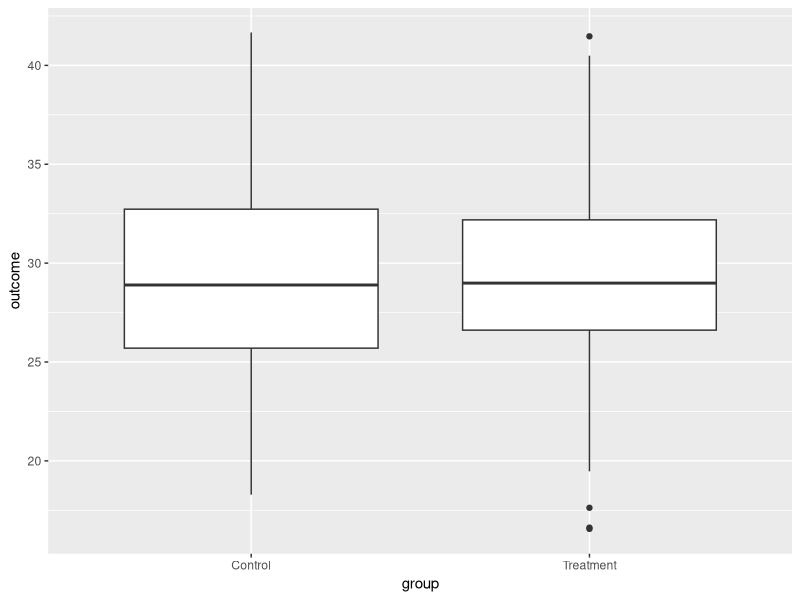
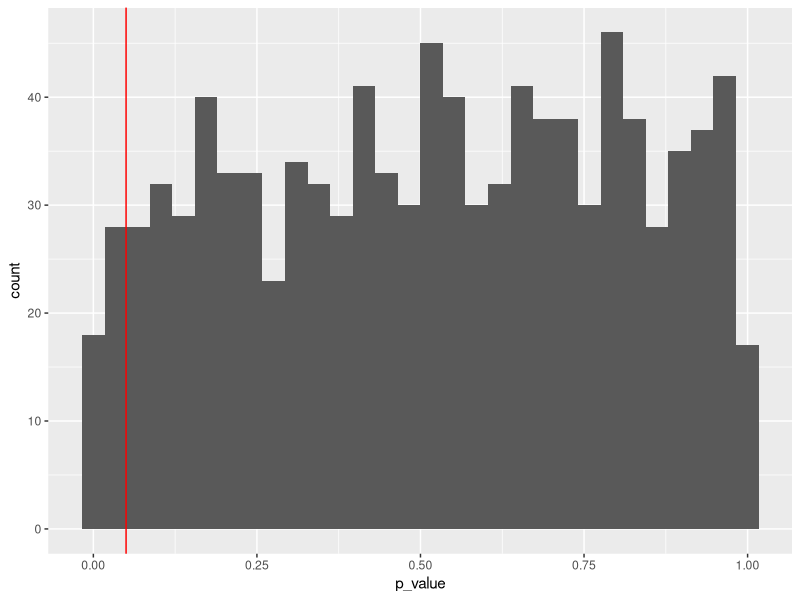
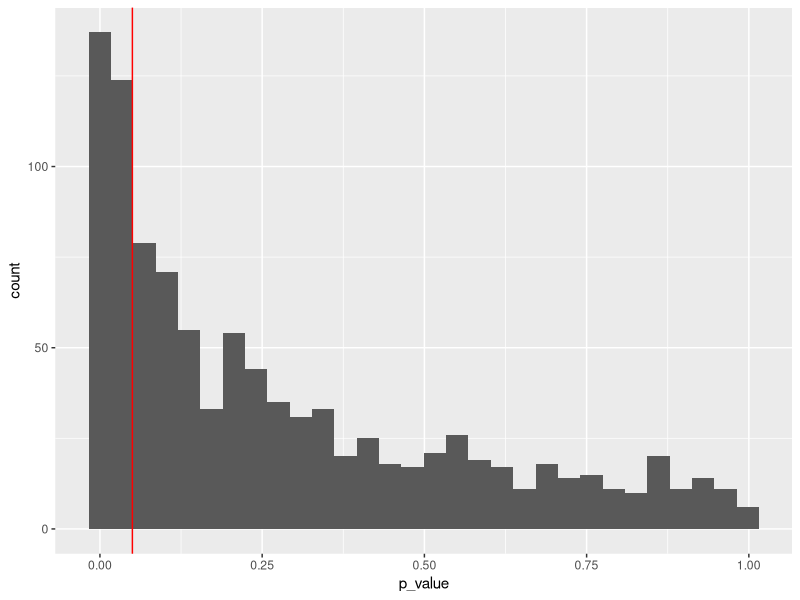
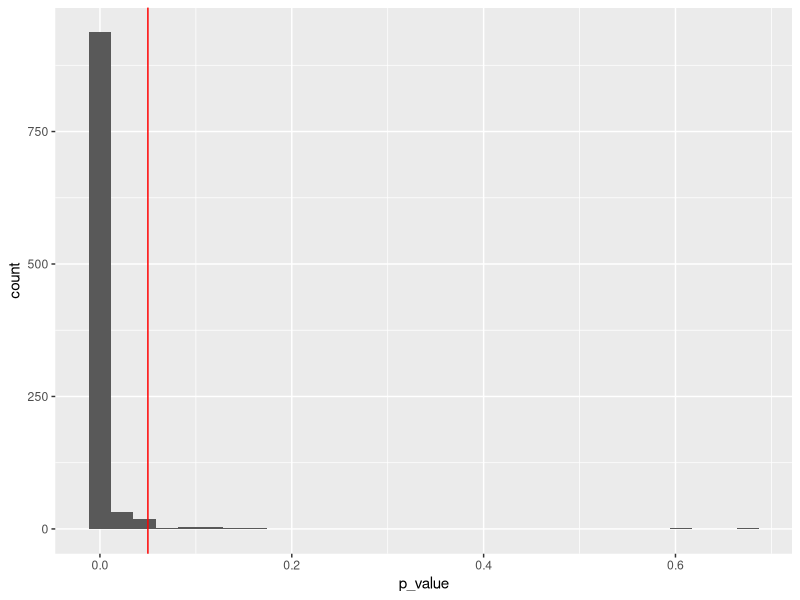
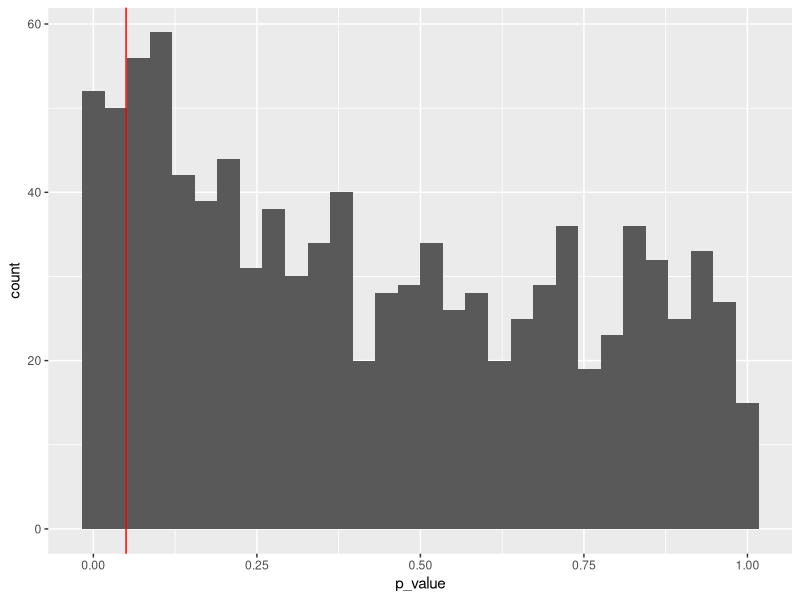

The R source for these figures, in order:
## ---- chunk 1
require(tidyverse)
require(ggplot2)
## ---- chunk 2

sample.maker<-function(size.treat, size.control, mean.treat, mean.control, std.dev){
  sample.control<-rnorm(size.control,mean = mean.control,sd=std.dev)
  sample.treat<-rnorm(size.treat,mean = mean.treat,sd=std.dev)
  sample.maker.treat<-data.frame(group="Treatment",outcome=sample.treat)
  sample.maker.control<-data.frame(group="Control",outcome=sample.control)
  return(rbind(sample.maker.treat,sample.maker.control))
}
sample.maker.data<-sample.maker(size.treat=100, size.control=80, mean.treat=30, mean.control=29, std.dev=5)
ggplot(sample.maker.data) +geom_boxplot(mapping = aes(x=group,y=outcome))
## ---- chunk 3
p.val.generator<-function(size.treat, size.control, mean.treat, mean.control, std.dev,n){
  p.val<-matrix(0, nrow = n,ncol = 2)
  colnames(p.val)<-c("simulation_num","p_value")
  for(i in 1:n){
    sample.maker.data<-sample.maker(size.treat=size.treat, size.control=size.control, mean.treat=mean.treat, mean.control=mean.control, std.dev=std.dev)
    p.val[i,1]<-i
   p.val[i,2]<-t.test(sample.maker.data$outcome~sample.maker.data$group)$p.value
  }
  return(p.val)
  }
p.values.null<-as.data.frame(p.val.generator(size.treat=100, size.control=100, mean.treat=30, mean.control=30, std.dev=10,n=1000))
ggplot(data=p.values.null)+geom_histogram(mapping = aes(x=p_value))+geom_vline(xintercept=0.05,colour="red")

## ---- chunk 4
p.values.alt<-as.data.frame(p.val.generator(size.treat=100, size.control=80, mean.treat=30, mean.control=29, std.dev=5,n=1000))
ggplot(data=p.values.alt)+geom_histogram(mapping = aes(x=p_value))+geom_vline(xintercept=0.05,colour="red")
## ---- chunk 5
p.values.alt<-as.data.frame(p.val.generator(size.treat=100, size.control=80, mean.treat=32, mean.control=29, std.dev=5,n=1000))
ggplot(data=p.values.alt)+geom_histogram(mapping = aes(x=p_value))+geom_vline(xintercept=0.05,colour="red")
## ---- chunk 6
p.values.alt<-as.data.frame(p.val.generator(size.treat=100, size.control=80, mean.treat=30, mean.control=29, std.dev=10,n=1000))
ggplot(data=p.values.alt)+geom_histogram(mapping = aes(x=p_value))+geom_vline(xintercept=0.05,colour="red")
